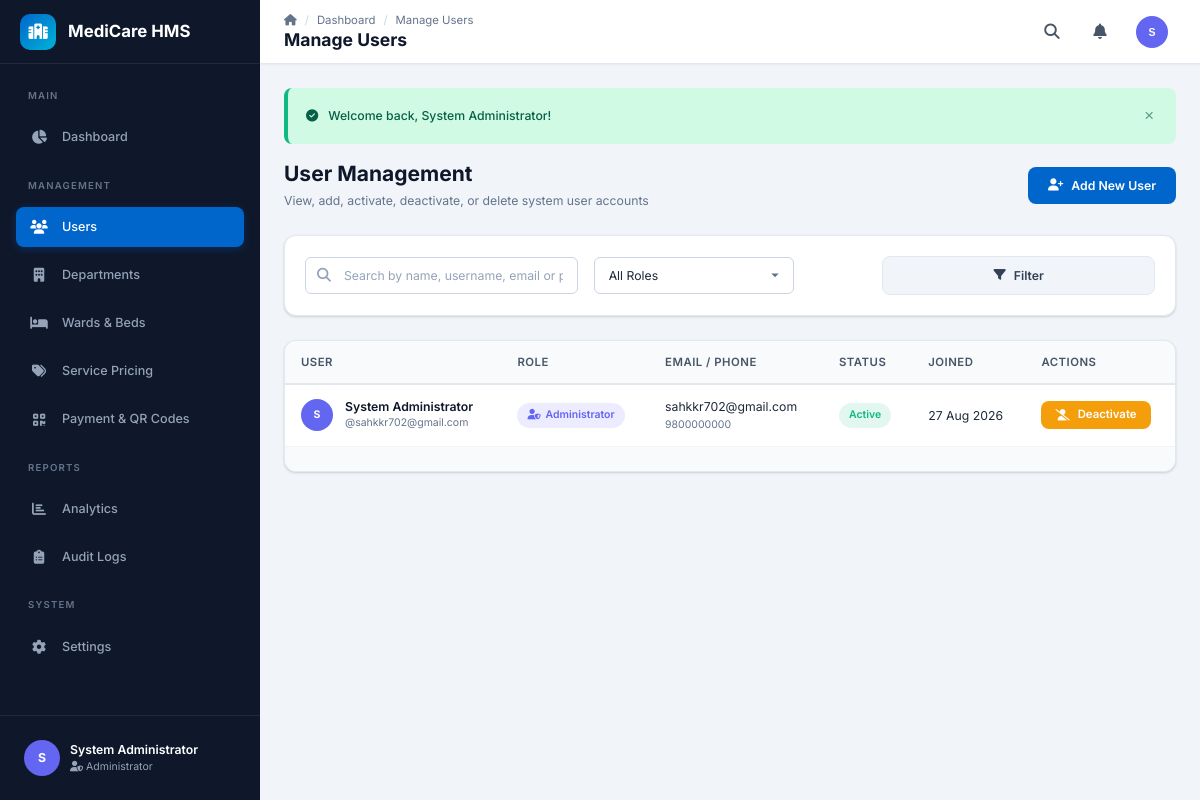
/admin/manage_users.php (signed in), run on the app's committed database.
### tables this page shows
CREATE TABLE IF NOT EXISTS users (
    id INT AUTO_INCREMENT PRIMARY KEY,
    username VARCHAR(50) NOT NULL UNIQUE,
    email VARCHAR(100) NOT NULL UNIQUE,
    password_hash VARCHAR(255) NOT NULL,
    full_name VARCHAR(100) NOT NULL,
    phone VARCHAR(20) DEFAULT NULL,
    role ENUM('admin','receptionist','doctor','nurse','patient','pharmacist','lab_technician') NOT NULL,
    avatar VARCHAR(255) DEFAULT NULL,
    status ENUM('active','inactive','suspended') DEFAULT 'active',
    last_login DATETIME DEFAULT NULL,
    created_at DATETIME DEFAULT CURRENT_TIMESTAMP,
    updated_at DATETIME DEFAULT CURRENT_TIMESTAMP ON UPDATE CURRENT_TIMESTAMP
);

### config/session.php (called while the page is built, shortened)
<?php
function getUserRole(): string {
    return $_SESSION['role'] ?? '';
}
function getUserId(): int {
    return (int)($_SESSION['user_id'] ?? 0);
}
function getUserName(): string {
    return $_SESSION['full_name'] ?? '';
}
function getCurrentUser(): array {
    return [
        'id' => getUserId(),
        'username' => $_SESSION['username'] ?? '',
        'email' => $_SESSION['email'] ?? '',
        'full_name' => getUserName(),
        'role' => getUserRole(),
        'avatar' => $_SESSION['avatar'] ?? '',
        'phone' => $_SESSION['phone'] ?? ''
    ];
}
function getFlash(): ?array {
    if (isset($_SESSION['flash'])) {
        $flash = $_SESSION['flash'];
        return $flash;
    }
    return null;
}

### includes/functions.php (called while the page is built, shortened)
<?php
function sanitize(string $input): string {
    return htmlspecialchars(trim($input), ENT_QUOTES, 'UTF-8');
}
function formatDate(?string $date): string {
    try {
        if (strpos($date, ' ') !== false || strpos($date, 'T') !== false) {
            $dt = new DateTime($date, new DateTimeZone('UTC'));
            $dt->setTimezone(new DateTimeZone(date_default_timezone_get()));
            return $dt->format(DISPLAY_DATE_FORMAT);
        }
        return date(DISPLAY_DATE_FORMAT, strtotime($date));
    } catch (Exception $e) {
        return date(DISPLAY_DATE_FORMAT, strtotime($date));
    }
}
function paginate(string $query, array $params, int $page = 1, int $perPage = ITEMS_PER_PAGE): array {
    $db = getDB();
    $countQuery = "SELECT COUNT(*) as total FROM (" . $query . ") as subquery";
    $stmt = $db->prepare($countQuery);
    $stmt->execute($params);
    $total = (int)$stmt->fetch()['total'];
    $offset = ($page - 1) * $perPage;
    $stmt = $db->prepare($query . " LIMIT ? OFFSET ?");
    $allParams = array_merge($params, [$perPage, $offset]);
    $stmt->execute($allParams);
    $results = $stmt->fetchAll();
    return [
        'data' => $results,
        'total' => $total,
        'page' => $page,
        'per_page' => $perPage,
        'total_pages' => ceil($total / $perPage),
        'has_prev' => $page > 1,
        'has_next' => ($page * $perPage) < $total
    ];
}

### admin/manage_users.php (the view, shortened to what this page needs)
<?php
$pageTitle = 'Manage Users';
$breadcrumbs = [['label' => 'Dashboard', 'url' => '/admin/dashboard.php'], ['label' => 'Manage Users']];
$search = trim($_GET['search'] ?? '');
$query = "SELECT u.* FROM users u WHERE 1=1";
$params = [];
$query .= " ORDER BY u.created_at DESC";
$page = max(1, (int)($_GET['page'] ?? 1));
$pagination = paginate($query, $params, $page, 15);
$users = $pagination['data'];
include __DIR__ . '/../includes/header.php';
?>
<div class="page-header">
    <div>
        <h1>User Management</h1>
        <p class="page-subtitle">View, add, activate, deactivate, or delete system user accounts</p>
    </div>
    <button class="btn btn-primary" onclick="openModal('addUserModal')">
        <i class="fas fa-user-plus"></i> Add New User
    </button>
</div>
<div class="card mb-24">
    <div class="card-body">
        <form method="GET" class="form-row align-center">
            <div class="search-box flex-1">
                <i class="fas fa-search"></i>
                <input type="text" name="search" class="form-control" placeholder="Search by name, username, email or phone..." value="<?= sanitize($search) ?>">
            </div>
            <div style="width: 200px;">
                <select name="role" class="form-control" onchange="this.form.submit()">
                    <option value="">All Roles</option>
                </select>
            </div>
            <button type="submit" class="btn btn-secondary"><i class="fas fa-filter"></i> Filter</button>
        </form>
    </div>
</div>
<div class="card">
    <div class="table-responsive">
        <table>
            <thead>
                <tr>
                    <th>User</th>
                    <th>Role</th>
                    <th>Email / Phone</th>
                    <th>Status</th>
                    <th>Joined</th>
                    <th>Actions</th>
                </tr>
            </thead>
            <tbody>
                <?php if (empty($users)): ?>
                <tr>
                    <td colspan="6">
                        <div class="empty-state">
                            <i class="fas fa-users"></i>
                            <h3>No users found</h3>
                        </div>
                    </td>
                </tr>
                <?php else: ?>
                <?php foreach ($users as $u): ?>
                <tr>
                    <td>
                        <div class="info-card">
                            <div class="avatar avatar-sm" style="background: <?= ROLE_COLORS[$u['role']] ?? 'var(--primary)' ?>;">
                                <?= strtoupper(substr($u['full_name'], 0, 1)) ?>
                            </div>
                            <div class="info-details">
                                <h4><?= sanitize($u['full_name']) ?></h4>
                                <p class="text-xs">@<?= sanitize($u['username']) ?></p>
                            </div>
                        </div>
                    </td>
                    <td>
                        <span class="badge" style="--badge-color: <?= ROLE_COLORS[$u['role']] ?? '#6b7280' ?>;">
                            <i class="fas <?= ROLE_ICONS[$u['role']] ?? 'fa-user' ?>"></i>
                            <?= ROLE_LABELS[$u['role']] ?? ucfirst($u['role']) ?>
                        </span>
                    </td>
                    <td>
                        <div><?= sanitize($u['email']) ?></div>
                        <div class="text-xs text-muted"><?= sanitize($u['phone'] ?: 'No phone') ?></div>
                    </td>
                    <td>
                        <span class="badge <?= $u['status'] === 'active' ? 'badge-success' : 'badge-danger' ?>">
                            <?= ucfirst($u['status']) ?>
                        </span>
                    </td>
                    <td><?= formatDate($u['created_at']) ?></td>
                    <td>
                        <div class="btn-group">
                            <form method="POST" style="display:inline;">
                                <button type="submit" class="btn btn-sm <?= $u['status'] === 'active' ? 'btn-warning' : 'btn-success' ?>" data-tooltip="<?= $u['status'] === 'active' ? 'Deactivate User' : 'Activate User' ?>">
                                    <i class="fas <?= $u['status'] === 'active' ? 'fa-user-slash' : 'fa-user-check' ?>"></i>
                                    <?= $u['status'] === 'active' ? 'Deactivate' : 'Activate' ?>
                                </button>
                            </form>
                        </div>
                    </td>
                </tr>
                <?php endforeach; ?>
                <?php endif; ?>
            </tbody>
        </table>
    </div>
    <div class="card-footer">
    </div>
</div>
<?php include __DIR__ . '/../includes/footer.php'; ?>

### includes/header.php (shortened to what this page needs)
<?php
require_once __DIR__ . '/../config/session.php';
require_once __DIR__ . '/functions.php';
$pageTitle = $pageTitle ?? 'Dashboard';
$breadcrumbs = $breadcrumbs ?? [];
?>
<!DOCTYPE html>
<html lang="en">
<head>
    <link rel="stylesheet" href="https://cdnjs.cloudflare.com/ajax/libs/font-awesome/6.5.1/css/all.min.css">
    <link rel="stylesheet" href="/assets/css/style.css">
</head>
<body>
<div class="app-layout">
    <?php include __DIR__ . '/sidebar.php'; ?>
    <div class="main-content">
        <header class="top-header">
            <div class="header-left">
                <div>
                    <?php if (!empty($breadcrumbs)): ?>
                    <nav class="breadcrumb">
                        <a href="<?= ROLE_DASHBOARDS[$currentUser['role']] ?>"><i class="fas fa-home"></i></a>
                        <?php foreach ($breadcrumbs as $crumb): ?>
                        <span class="separator">/</span>
                        <?php if (isset($crumb['url'])): ?>
                        <a href="<?= $crumb['url'] ?>"><?= $crumb['label'] ?></a>
                        <?php else: ?>
                        <span><?= $crumb['label'] ?></span>
                        <?php endif; ?>
                        <?php endforeach; ?>
                    </nav>
                    <?php endif; ?>
                    <h1><?= sanitize($pageTitle) ?></h1>
                </div>
            </div>
            <div class="header-right">
                <button class="header-btn" data-tooltip="Search" onclick="toggleSearch()">
                    <i class="fas fa-search"></i>
                </button>
                <div class="dropdown">
                    <button class="header-btn" onclick="toggleNotifications()">
                        <i class="fas fa-bell"></i>
                    </button>
                </div>
                <div class="dropdown">
                    <button class="header-btn" onclick="toggleUserMenu()" style="width: auto; padding: 0 8px; gap: 8px; display: flex; align-items: center;">
                        <div class="avatar avatar-sm" style="background: <?= $roleColor ?>;">
                            <?= strtoupper(substr($currentUser['full_name'], 0, 1)) ?>
                        </div>
                    </button>
                </div>
            </div>
        </header>
        <div class="content-area">
            <?php
            $flash = getFlash();
            if ($flash):
            ?>
            <div class="alert alert-<?= $flash['type'] ?>" id="flashAlert">
                <i class="fas <?= $flash['type'] === 'success' ? 'fa-check-circle' : ($flash['type'] === 'error' ? 'fa-exclamation-circle' : ($flash['type'] === 'warning' ? 'fa-exclamation-triangle' : 'fa-info-circle')) ?>"></i>
                <?= sanitize($flash['message']) ?>
                <button class="alert-close" onclick="this.parentElement.remove()">×</button>
            </div>
            <?php endif; ?>

### includes/sidebar.php (shortened to what this page needs)
<?php
$currentUser = getCurrentUser();
$currentPage = basename($_SERVER['PHP_SELF']);
$currentDir = basename(dirname($_SERVER['PHP_SELF']));
$roleColor = ROLE_COLORS[$currentUser['role']] ?? '#6366f1';
$roleIcon = ROLE_ICONS[$currentUser['role']] ?? 'fa-user';
$roleLabel = ROLE_LABELS[$currentUser['role']] ?? ucfirst($currentUser['role']);
$navItems = [];
switch ($currentUser['role']) {
    case 'admin':
        $navItems = [
            ['section' => 'Main'],
            ['label' => 'Dashboard', 'icon' => 'fa-chart-pie', 'url' => '/admin/dashboard.php', 'file' => 'dashboard.php', 'dir' => 'admin'],
            ['section' => 'Management'],
            ['label' => 'Users', 'icon' => 'fa-users', 'url' => '/admin/manage_users.php', 'file' => 'manage_users.php', 'dir' => 'admin'],
            ['label' => 'Departments', 'icon' => 'fa-building', 'url' => '/admin/manage_departments.php', 'file' => 'manage_departments.php', 'dir' => 'admin'],
            ['label' => 'Wards & Beds', 'icon' => 'fa-bed', 'url' => '/admin/manage_wards.php', 'file' => 'manage_wards.php', 'dir' => 'admin'],
            ['label' => 'Service Pricing', 'icon' => 'fa-tags', 'url' => '/admin/manage_pricing.php', 'file' => 'manage_pricing.php', 'dir' => 'admin'],
            ['label' => 'Payment & QR Codes', 'icon' => 'fa-qrcode', 'url' => '/admin/manage_payment_methods.php', 'file' => 'manage_payment_methods.php', 'dir' => 'admin'],
            ['section' => 'Reports'],
            ['label' => 'Analytics', 'icon' => 'fa-chart-bar', 'url' => '/admin/reports.php', 'file' => 'reports.php', 'dir' => 'admin'],
            ['label' => 'Audit Logs', 'icon' => 'fa-clipboard-list', 'url' => '/admin/audit_logs.php', 'file' => 'audit_logs.php', 'dir' => 'admin'],
            ['section' => 'System'],
            ['label' => 'Settings', 'icon' => 'fa-cog', 'url' => '/admin/settings.php', 'file' => 'settings.php', 'dir' => 'admin'],
        ];
        break;
}
?>
<aside class="sidebar" id="sidebar">
    <div class="sidebar-header">
        <a href="/" class="sidebar-logo">
            <div class="logo-icon"><i class="fas fa-hospital"></i></div>
            <span><?= APP_NAME ?></span>
        </a>
    </div>
    <nav class="sidebar-nav">
        <?php foreach ($navItems as $item): ?>
            <?php if (isset($item['section'])): ?>
                <div class="nav-section">
                    <div class="nav-section-title"><?= $item['section'] ?></div>
                </div>
            <?php else: ?>
                <div class="nav-section">
                    <a href="<?= $item['url'] ?>" class="nav-link <?= ($currentPage === $item['file'] && $currentDir === $item['dir']) ? 'active' : '' ?>">
                        <i class="fas <?= $item['icon'] ?>"></i>
                        <span><?= $item['label'] ?></span>
                    </a>
                </div>
            <?php endif; ?>
        <?php endforeach; ?>
    </nav>
    <div class="sidebar-footer">
        <div class="sidebar-user">
            <div class="user-avatar" style="background: <?= $roleColor ?>;">
                <?= strtoupper(substr($currentUser['full_name'], 0, 1)) ?>
            </div>
            <div class="user-info">
                <div class="user-name"><?= sanitize($currentUser['full_name']) ?></div>
                <div class="user-role"><i class="fas <?= $roleIcon ?>"></i> <?= $roleLabel ?></div>
            </div>
        </div>
    </div>
</aside>

### data on the page
users: full_name "S", full_name "System Administrator", role "Administrator", username "sahkkr702@gmail.com", email "sahkkr702@gmail.com", phone "9800000000", status "Active", created_at "27 Aug 2026", shows "Deactivate"

### other printed values
APP_NAME "MediCare HMS"
$item['section'] "MAIN"
$item['label'] "Dashboard"
$item['section'] "MANAGEMENT"
$item['label'] "Users"
$item['label'] "Departments"
$item['label'] "Wards & Beds"
$item['label'] "Service Pricing"
$item['label'] "Payment & QR Codes"
$item['section'] "REPORTS"
$item['label'] "Analytics"
$item['label'] "Audit Logs"
$item['section'] "SYSTEM"
$item['label'] "Settings"
$crumb['label'] "Dashboard"
